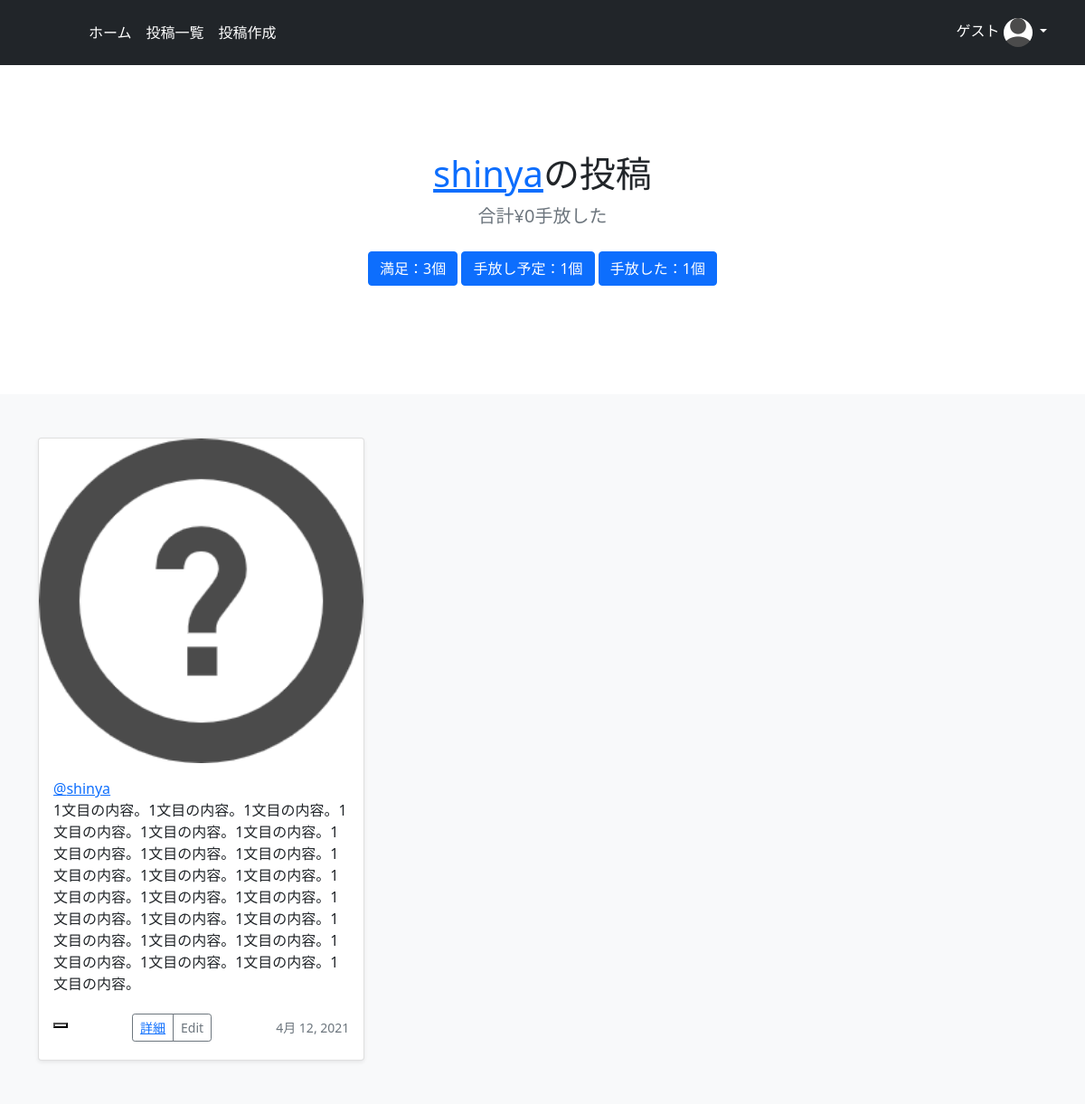
The page /user_posts/threw/1 (signed in) on the database its author committed.
### minimal/models.py (models this page shows, shortened)
class CustomUser(AbstractUser):
    image = models.ImageField(upload_to='', blank=True, null=True, verbose_name='プロフィール画像', default='default_user_icon.jpeg')

class MinimalModel(models.Model):
    title = models.CharField(max_length=100, verbose_name='品物名')
    author = models.ForeignKey(get_user_model(), on_delete=models.CASCADE, verbose_name='購入者')
    buy_reason = models.TextField(verbose_name='購入した理由')
    sell_reason = models.TextField(null=True, blank=True, verbose_name='手放す理由')
    status = models.ForeignKey(ThingStatus, on_delete=models.PROTECT, verbose_name='物の状況')
    obj_image = models.ImageField(upload_to='', blank=True, null=True, default='default_thing_icon.png', verbose_name='物の画像')
    buy_date = models.DateField(verbose_name='購入日')
    buy_price = models.IntegerField(verbose_name='購入金額')
    sell_price = models.IntegerField(null=True, blank=True, verbose_name='売却金額')
    nice_throw = models.IntegerField(null=True, blank=True)

### minimal/views.py (the view)
# urls.py: path('user_posts/threw/<int:pk>', views.user_posts_threw, name='user_posts_threw'),
def user_posts_threw(request, pk):
    context = user_posts_base(pk)
    return render(request, 'user_posts_threw.html', context)

### templates/user_posts_threw.html
{% extends 'base.html' %}
{% block header %}
  <section class="py-5 text-center container">
    <div class="row py-lg-5">
      <div class="col-lg-6 col-md-8 mx-auto">
        <h1 class="fw-light"><a href="{% url 'user_posts' user.id %}">{{ user.username }}</a>の投稿</h1>
        <p class="lead text-muted">合計¥{{ sell_price_sum }}手放した</p>
        <p>
          <a href="{% url 'user_posts_satisfied' user.id %}" class="btn btn-primary my-2">満足：{{ satisfied_list.count }}個</a>
          <a href="{% url 'user_posts_planed' user.id %}" class="btn btn-primary my-2">手放し予定：{{ planed_list.count }}個</a>
          <a href="{% url 'user_posts_threw' user.id %}" class="btn btn-primary my-2">手放した：{{ threw_list.count }}個</a>
        </p>
      </div>
    </div>
  </section>
{% endblock header %}
{% block content %}
  <div class="album py-5 bg-light">
    <div class="container">
        <div class="row row-cols-1 row-cols-sm-2 row-cols-md-3 g-3">
    {% for threw_obj in threw_list %}
    <div class="col">
          <div class="card shadow-sm">
            <img class="bd-placeholder-img card-img-top" width="100%" height="100%" src="{{ threw_obj.obj_image.url }}">
            <div class="card-body">
            <a href="{% url 'user_posts' threw_obj.author.id %}">@{{ threw_obj.author }}</a>
              <p class="card-text">{{ threw_obj.buy_reason }}</p>
              <div class="d-flex justify-content-between align-items-center">
              <div class="like-outer">
                    {% include 'like.html' %}
              </div>
                <div class="btn-group">
                  <button type="button" class="btn btn-sm btn-outline-secondary"><a href="{% url 'detail' threw_obj.pk %}">詳細</a></button>
                  <button type="button" class="btn btn-sm btn-outline-secondary">Edit</button>
                </div>
                <small class="text-muted">{{ threw_obj.buy_date }}</small>
              </div>
            </div>
          </div>
        </div>
    {% endfor %}
    </div>
{% endblock content %}

### templates/base.html (shortened to what this page needs)
{% load static %}
<!doctype html>
<html lang="ja">
  <head>
    <link href="https://cdn.jsdelivr.net/npm/bootstrap@5.0.0-beta1/dist/css/bootstrap.min.css" rel="stylesheet">
    {% block customcss %}
    <link href="{% static 'header.css' %}" rel="stylesheet">
    {% endblock customcss %}
  </head>
  <body>
    <header class="p-3 bg-dark text-white">
      <div class="container">
        <div class="d-flex flex-wrap align-items-center justify-content-center justify-content-lg-start">
          <a href="/" class="d-flex align-items-center mb-2 mb-lg-0 text-white text-decoration-none">
          <svg class="bi me-2" width="40" height="32"><use xlink:href="#bootstrap"/></svg>
          </a>
          <ul class="nav col-12 col-lg-auto me-lg-auto mb-2 justify-content-center mb-md-0">
            <li><a href="{% url 'index' %}" class="nav-link px-2 text-white">ホーム</a></li>
            <li><a href="{% url 'list' %}" class="nav-link px-2 text-white">投稿一覧</a></li>
            {% if request.user.is_authenticated %}
            <li><a href="{% url 'create' %}" class="nav-link px-2 text-white">投稿作成</a></li>
            {% endif %}
          </ul>
      {% if request.user.is_authenticated %}
          <div class="dropdown text-end">
            <a href="#" class="d-block link-dark text-decoration-none dropdown-toggle" id="dropdownUser1" data-bs-toggle="dropdown" aria-expanded="false">
            {{ request.user }}
            <img src="{{ request.user.image.url }}" alt="mdo" width="32" height="32" class="rounded-circle">
            </a>
          </div>
      {% else %}
          <div class="text-end">
            <a href="{% url 'login' %}"><button type="button" class="btn btn-outline-light me-2">Login</button></a>
            <a href="{% url 'signup' %}"><button type="button" class="btn btn-warning">Sign-up</button></a>
          </div>
      {% endif %}
        </div>
      </div>
    </header>
    {% block header %}
    {% endblock header %}
    {% block content %}
    {% endblock content %}
</body>

### templates/like.html (shortened to what this page needs)
{% if user.is_authenticated %}
<form action="{% url 'like' %}" method="POST">
    {% if object.id in liked_list %}
        <button id="like" name="{{ object.id }}"><i class="fas fa-lg fa-heart like-red"></i></button>
    {% else %}
        <button id="like" name="{{ object.id }}"></button>
    {% endif %}
</form>
{% else %}
<p id="like" name="{{ object.id }}"><i class="fas fa-lg fa-heart like-red"></i>アイコンを挿入</p>
<p name="{{ object.id }}-count" class="count"> {{ object.like_set.count }} </p>
{% endif %}

### minimal/static/header.css (style rules this page uses)
.bi { vertical-align: -.125em; fill: currentColor; }
.dropdown-toggle { outline: 0; color: white; }

### rows shown on the page
CustomUser: user "ゲスト", user.image (placeholder picture)
CustomUser: username "shinya"
MinimalModel: obj_image (placeholder picture), author "shinya", buy_reason "1文目の内容。1文目の内容。1文目の内容。1文目の内容。1文目の内容。1文目の内容。1文目の内容。1文目の内容。1文目の内容。1文目の内容。1文目の内容。1文目の内容。1文目の内容。1文目の内容。1文目の内容。1文目の内容。1文目の内容。1文目の内容。1文目の内容。1文目の内容。1文目の内容。1文目の内容。1文目の内容。1文目の内容。1文目の内容。", buy_date "4月 12, 2021"

### other values the page prints
{{ sell_price_sum }} "0"
{{ satisfied_list.count }} "3"
{{ planed_list.count }} "1"
{{ threw_list.count }} "1"
